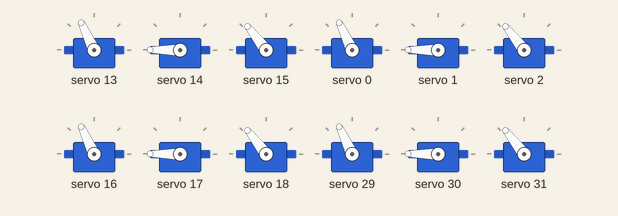
This sketch was run on a simulated Arduino Uno, built with avr-gcc and run on an emulated ATmega328P. Shown: 12 × servo. What the sketch prints to the serial monitor is not drawn.

Above: at 3.05 s.
At 4.55 s:
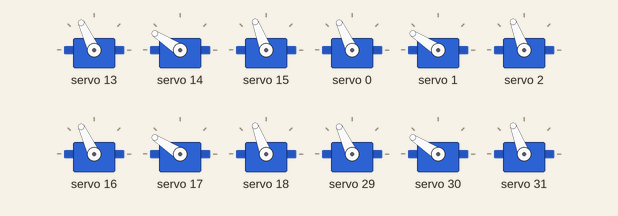
At 6.1 s:
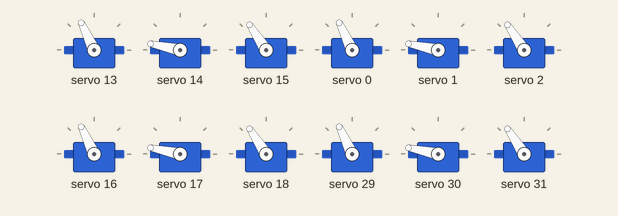
Timing chart, 0 to 8.9 s (numbered marks = the images above):
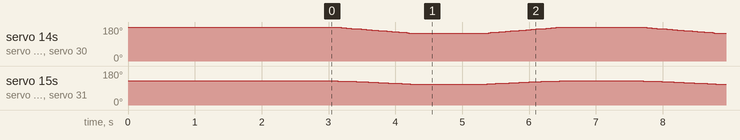

The sketch:

4legs_test.ino
```cpp
#include <Wire.h>
#include <Adafruit_PWMServoDriver.h>
#include <math.h>

Adafruit_PWMServoDriver pwm1 = Adafruit_PWMServoDriver(0x40);
Adafruit_PWMServoDriver pwm2 = Adafruit_PWMServoDriver(0x41);

// servo setup
#define SERVOMIN 130
#define SERVOMAX 580
#define SERVO_FREQ 50


// Link lengths
const float coxa = 41.5;
const float femur = 95.0;
const float tibia = 150.0;

// Link Angles
float theta1, theta2, theta3;


// Others Mathematical Variable
//const float PI = 3.1415;
const float tibia_offset = 14;
const int step_num = 40;
const float step_length = 100.0;
const float step_height = 30.0;

// foot home and still coordinate
float x,y,z;
float X_home = 0;
float Y_home = 115;
float Z_home = -35;
float X_still = 0;
float Y_still = 170;
float Z_still = -50;

void coord_calculation(){
  float x_start = -step_length/2;
  float x_end = step_length/2;

  float rx = step_length/(2*PI);
  float rz = step_height/2;

//cycloidal lift
  for(int step=0; step<=step_num; step++){
    float t = (float)step/step_num;
    x = x_end - rx*(2*PI*t - sin(2*PI*t));
    y = Y_still;
    z = rz*(1.0 - cos(2*PI*t)) + Z_still;

    IK_calculation(x, y, z);
    writeFR(theta1, theta2, theta3);
    delay(15);
  }

//linear push back
  for(int step=0; step<=step_num; step++){
    float t = (float)step/step_num;
    x = t*step_length + x_start;
    y = Y_still;
    z = Z_still;

    IK_calculation(x, y, z);
    writeFR(theta1, theta2, theta3);
    delay(15);
  }
}

void updown_move(){
  //down
  for(int z = Z_still; z>=-100; z--){
    IK_calculation(X_still, Y_still, z);
    writeFR(theta1, theta2, theta3);
    writeBR(theta1, theta2, theta3);
    writeFL(theta1, theta2, theta3);
    writeBL(theta1, theta2, theta3);
    delay(15);
  }
  delay(1000);
  //up
  for(int z = -100; z<=-50; z++){
    IK_calculation(X_still, Y_still, z);
    writeFR(theta1, theta2, theta3);
    writeBR(theta1, theta2, theta3);
    writeFL(theta1, theta2, theta3);
    writeBL(theta1, theta2, theta3);
    delay(15);
  }
  delay(1000);
}

void writeFR(int FR1, int FR2, int FR3) {
  pwm1.setPWM(13, 0, angleToPulse(FR1));
  pwm1.setPWM(14, 0, angleToPulse(FR2));
  pwm1.setPWM(15, 0, angleToPulse(FR3));
}
void writeFL(int FL1, int FL2, int FL3) {
  pwm2.setPWM(0, 0, angleToPulse(FL1));
  pwm2.setPWM(1, 0, angleToPulse(FL2));
  pwm2.setPWM(2, 0, angleToPulse(FL3));
}
void writeBR(int BR1, int BR2, int BR3) {
  pwm1.setPWM(0, 0, angleToPulse(BR1));
  pwm1.setPWM(1, 0, angleToPulse(BR2));
  pwm1.setPWM(2, 0, angleToPulse(BR3));
}
void writeBL(int BL1, int BL2, int BL3) {
  pwm2.setPWM(13, 0, angleToPulse(BL1));
  pwm2.setPWM(14, 0, angleToPulse(BL2));
  pwm2.setPWM(15, 0, angleToPulse(BL3));
}

int angleToPulse(float ang){
  int pulse = ang*2.5+130;
  pulse = constrain(pulse, SERVOMIN, SERVOMAX);
  return pulse;
}

void IK_calculation(float x, float y, float z){
  float b = sqrt(x*x+y*y);
  float a = b-coxa;
  float r = sqrt(z*z+a*a);
  float theta2_cos = (r*r + femur*femur - tibia*tibia) / (2*femur*r);
  float theta3_cos = (femur*femur + tibia*tibia - r*r) / (2*femur*tibia);

  theta1 = atan2(y, x)*180.0/PI;
  theta2 = ( acos(constrain(theta2_cos, -1.0, 1.0)) + atan2(a, -z) )*180.0/PI;
  theta3 = 180.0 - tibia_offset - acos(constrain(theta3_cos, -1.0, 1.0))*180.0/PI;

  theta1 = constrain(theta1, 0, 180);
  theta2 = constrain(theta2, 0, 180);
  theta3 = constrain(theta3, 0, 135);

}

void setup() {
  // put your setup code here, to run once:
  Serial.begin(9600);
  Serial.println("Inverse Kinematic TEST!");

  pwm1.begin();
  pwm1.setPWMFreq(SERVO_FREQ);
  pwm2.begin();
  pwm2.setPWMFreq(SERVO_FREQ);

  IK_calculation(X_still, Y_still, Z_still);
  writeFR(theta1, theta2, theta3);
  delay(3000);


}

void loop() {
  // put your main code here, to run repeatedly:
  if ( Serial.available()){
    float x = Serial.parseFloat();
    float y = Serial.parseFloat();
    float z = Serial.parseFloat();

    IK_calculation(x, y, z);
    writeFR(theta1, theta2, theta3);
  }
  updown_move();


}
```
